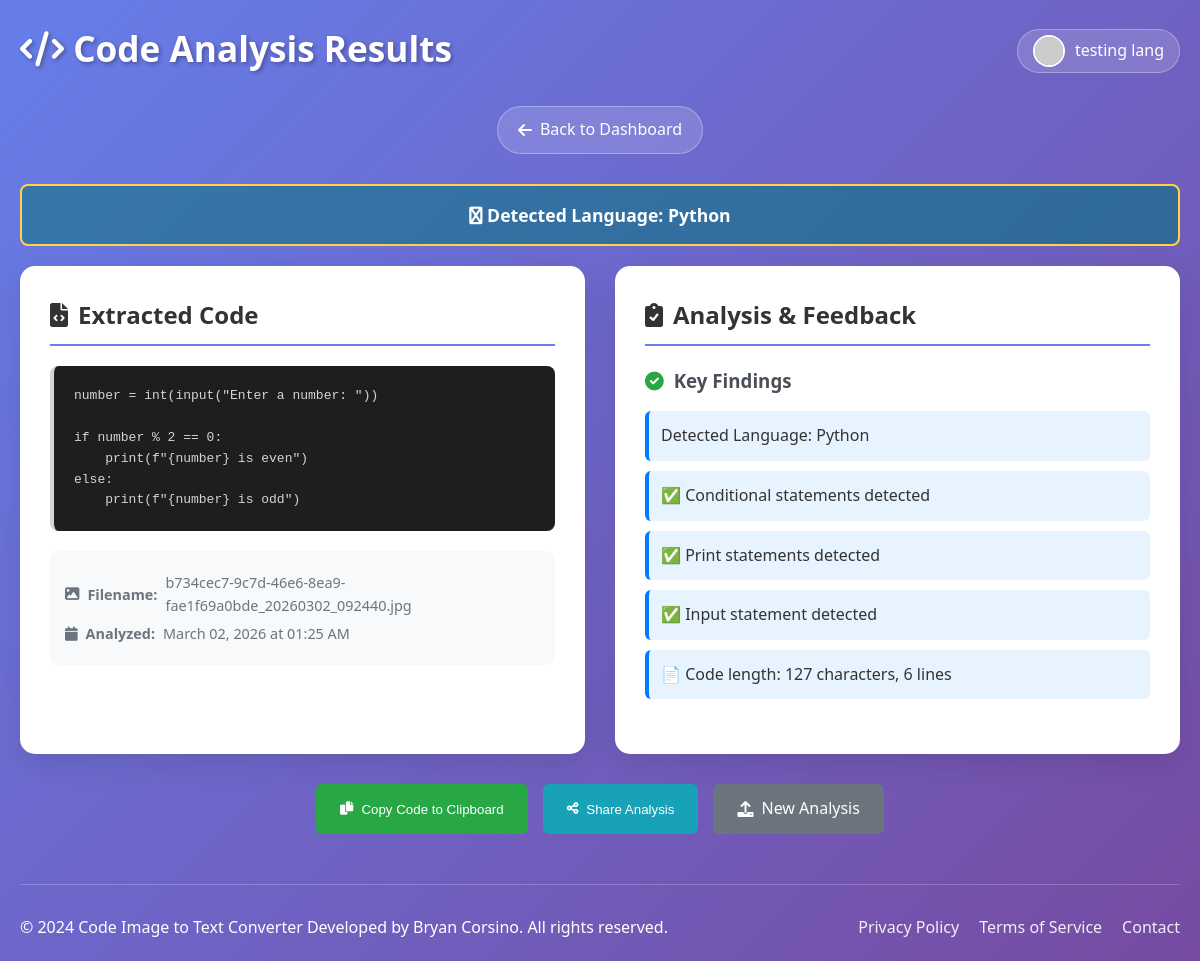
Page /analysis/19 (signed in) on the committed database.
### app.py (models this page shows, shortened)
class User(UserMixin, db.Model):
    id = db.Column(db.Integer, primary_key=True)
    google_id = db.Column(db.String(100), unique=True, nullable=True)
    email = db.Column(db.String(100), unique=True, nullable=False)
    username = db.Column(db.String(50), unique=True, nullable=True)
    password_hash = db.Column(db.String(200), nullable=True)
    name = db.Column(db.String(100))
    profile_pic = db.Column(db.String(200))
    auth_provider = db.Column(db.String(20), default='local')
    created_at = db.Column(db.DateTime, default=datetime.utcnow)
    last_login = db.Column(db.DateTime, default=datetime.utcnow)
    analyses = db.relationship('Analysis', backref='user', lazy=True, cascade='all, delete-orphan')

class Analysis(db.Model):
    id = db.Column(db.Integer, primary_key=True)
    user_id = db.Column(db.Integer, db.ForeignKey('user.id'), nullable=False)
    filename = db.Column(db.String(200))
    extracted_code = db.Column(db.Text)
    detected_language = db.Column(db.String(50))
    feedback = db.Column(db.Text)
    warnings = db.Column(db.Text)
    suggestions = db.Column(db.Text)
    share_token = db.Column(db.String(100), unique=True, nullable=True)
    is_public = db.Column(db.Boolean, default=False)
    created_at = db.Column(db.DateTime, default=datetime.utcnow)

### app.py (the view)
@app.route('/analysis/<int:analysis_id>')
@login_required
def view_analysis(analysis_id):
    analysis = Analysis.query.get_or_404(analysis_id)
    if analysis.user_id != current_user.id and not analysis.is_public:
        flash('You do not have permission to view this analysis.', 'error')
        return redirect(url_for('history'))
    feedback = json.loads(analysis.feedback) if analysis.feedback else []
    warnings = json.loads(analysis.warnings) if analysis.warnings else []
    suggestions = json.loads(analysis.suggestions) if analysis.suggestions else []
    return render_template('result.html',
                         analysis=analysis,
                         code=analysis.extracted_code,
                         feedback=feedback,
                         warnings=warnings,
                         suggestions=suggestions,
                         language=analysis.detected_language)

### app.py (called while the page is built)
@login_manager.user_loader
def load_user(user_id):
    return User.query.get(int(user_id))

### templates/result.html (shortened to what this page needs)
<!DOCTYPE html>
<html lang="en">
<head>
    <link rel="stylesheet" href="{{ url_for('static', filename='style.css') }}">
    <link rel="stylesheet" href="https://cdnjs.cloudflare.com/ajax/libs/font-awesome/6.0.0/css/all.min.css">
</head>
<body>
    <div class="container">
        <header>
            <div class="header-top">
                <h1><i class="fas fa-code"></i> Code Analysis Results</h1>
                <div class="user-menu">
                    {% if current_user.is_authenticated %}
                        <div class="user-info">
                            <img src="{{ current_user.profile_pic or 'https://ui-avatars.com/api/?name=' + current_user.username + '&size=32&background=667eea&color=fff' }}" alt="Profile" class="profile-pic">
                            <span class="user-name">{{ current_user.name or current_user.username }}</span>
                        </div>
                    {% else %}
                        <a href="{{ url_for('index') }}" class="back-btn">
                            <i class="fas fa-home"></i> Back to Home
                        </a>
                    {% endif %}
                </div>
            </div>
            <a href="{{ url_for('dashboard') }}" class="back-btn" style="margin-top: 10px;">
                <i class="fas fa-arrow-left"></i> Back to Dashboard
            </a>
        </header>
        <div class="language-banner {{ 'python' if language == 'Python' else 'dart' if language == 'Dart' else 'unknown' }}">
            <i class="fas fa-{% if language == 'Python' %}fab fa-python{% elif language == 'Dart' %}fas fa-code{% else %}fa-question{% endif %}"></i>
            <strong>Detected Language:</strong> {{ language }}
        </div>
        <div class="results-grid">
            <div class="result-section">
                <h2><i class="fas fa-file-code"></i> Extracted Code</h2>
                <div class="code-container language-{{ language.lower() }}">
                    <pre><code>{{ code if code else 'No code could be extracted from the image.' }}</code></pre>
                </div>
                {% if analysis and analysis.filename %}
                <div class="file-info">
                    <p><i class="fas fa-image"></i> <strong>Filename:</strong> {{ analysis.filename }}</p>
                    <p><i class="fas fa-calendar"></i> <strong>Analyzed:</strong> {{ analysis.created_at.strftime('%B %d, %Y at %I:%M %p') }}</p>
                </div>
                {% endif %}
            </div>
            <div class="analysis-section">
                <h2><i class="fas fa-clipboard-check"></i> Analysis & Feedback</h2>
                {% if feedback %}
                <div class="feedback-section">
                    <h3><i class="fas fa-check-circle" style="color: #28a745;"></i> Key Findings</h3>
                    {% for item in feedback %}
                        <div class="feedback-item">{{ item }}</div>
                    {% endfor %}
                </div>
                {% endif %}
            </div>
        </div>
        <div class="action-buttons">
            <button onclick="copyCode()" class="copy-btn">
                <i class="fas fa-copy"></i> Copy Code to Clipboard
            </button>
            {% if current_user.is_authenticated and analysis %}
            <button onclick="shareAnalysis({{ analysis.id }})" class="share-btn">
                <i class="fas fa-share-alt"></i> Share Analysis
            </button>
            {% endif %}
            <a href="{{ url_for('dashboard') }}" class="new-analysis-btn">
                <i class="fas fa-upload"></i> New Analysis
            </a>
        </div>
        <footer>
            <div class="footer-content">
                <p>&copy; 2024 Code Image to Text Converter Developed by Bryan Corsino. All rights reserved.</p>
                <div class="footer-links">
                    <a href="#">Privacy Policy</a>
                    <a href="#">Terms of Service</a>
                    <a href="#">Contact</a>
                </div>
            </div>
        </footer>
    </div>
</body>
</html>

### static/style.css (style rules this page uses)
* { margin: 0; padding: 0; box-sizing: border-box; }
body { font-family: 'Segoe UI', Tahoma, Geneva, Verdana, sans-serif; line-height: 1.6; color: #333; background: linear-gradient(135deg, #667eea 0%, #764ba2 100%); min-height: 100vh; }
.container { max-width: 1200px; margin: 0 auto; padding: 20px; }
header { text-align: center; margin-bottom: 30px; color: white; }
.header-top { display: flex; justify-content: space-between; align-items: center; margin-bottom: 15px; flex-wrap: wrap; }
header h1 { font-size: 2.2rem; margin-bottom: 5px; text-shadow: 2px 2px 4px rgba(0,0,0,0.3); }
.user-menu { display: flex; align-items: center; gap: 10px; }
.user-info { position: relative; display: flex; align-items: center; cursor: pointer; padding: 5px 15px; border-radius: 30px; background: rgba(255, 255, 255, 0.15); transition: all 0.3s ease; border: 1px solid rgba(255, 255, 255, 0.3); }
.profile-pic { width: 32px; height: 32px; border-radius: 50%; margin-right: 10px; border: 2px solid white; }
.user-name { color: white; font-weight: 500; }
.back-btn { display: inline-flex; align-items: center; gap: 8px; color: white; text-decoration: none; padding: 10px 20px; background: rgba(255, 255, 255, 0.15); border-radius: 25px; transition: all 0.3s ease; border: 1px solid rgba(255, 255, 255, 0.3); }
.results-grid { display: grid; grid-template-columns: 1fr 1fr; gap: 30px; margin-bottom: 30px; }
.result-section, .analysis-section { background: white; padding: 30px; border-radius: 15px; box-shadow: 0 10px 30px rgba(0,0,0,0.1); }
.result-section h2, .analysis-section h2 { margin-bottom: 20px; color: #333; border-bottom: 2px solid #667eea; padding-bottom: 10px; display: flex; align-items: center; gap: 10px; }
.code-container { background: #1e1e1e; color: #d4d4d4; padding: 20px; border-radius: 8px; overflow-x: auto; font-family: 'Consolas', 'Monaco', monospace; max-height: 400px; overflow-y: auto; border-left: 4px solid; }
.feedback-section, .warnings-section, .suggestions-section { margin-bottom: 25px; }
.feedback-section h3, .warnings-section h3, .suggestions-section h3 { margin-bottom: 15px; color: #495057; display: flex; align-items: center; gap: 10px; }
.feedback-item, .warning-item, .suggestion-item { padding: 12px; margin-bottom: 10px; border-radius: 6px; border-left: 4px solid; }
.feedback-item { background: #e7f3ff; border-left-color: #007bff; }
.action-buttons { display: flex; gap: 15px; justify-content: center; flex-wrap: wrap; margin-top: 30px; }
.copy-btn, .new-analysis-btn, .share-btn { padding: 12px 24px; border: none; border-radius: 6px; text-decoration: none; font-weight: 500; cursor: pointer; transition: all 0.3s ease; display: inline-flex; align-items: center; gap: 8px; }
.copy-btn { background: #28a745; color: white; }
.new-analysis-btn { background: #6c757d; color: white; }
.share-btn { background: #17a2b8; color: white; }
.language-banner { padding: 15px; border-radius: 8px; margin-bottom: 20px; text-align: center; font-size: 1.1rem; font-weight: bold; color: white; }
.language-banner.python { background: linear-gradient(135deg, #3776ab, #306998); border: 2px solid #ffd343; }
footer { margin-top: 50px; padding-top: 30px; border-top: 1px solid rgba(255, 255, 255, 0.2); }
.footer-content { display: flex; justify-content: space-between; align-items: center; color: white; flex-wrap: wrap; gap: 20px; }
.footer-links { display: flex; gap: 20px; }
.footer-links a { color: white; text-decoration: none; opacity: 0.9; transition: opacity 0.3s ease; }

### templates/result.html (style rules this page uses)
.file-info { margin-top: 20px; padding: 15px; background: #f8f9fa; border-radius: 8px; font-size: 0.9rem; color: #6c757d; }
.file-info p { margin: 5px 0; display: flex; align-items: center; gap: 8px; }

### rows in the picture
User: name "testing lang"
Analysis: detected_language "Python", extracted_code "number = int(input(\"Enter a number: \")) if number % 2 == 0: print(f\"{number} is even\") else: print(f\"{number} is odd\")", filename "b734cec7-9c7d-46e6-8ea9-fae1f69a0bde_20260302_092440.jpg", created_at "March 02, 2026 at 01:25 AM"

### other values in the picture
{{ item }} "Detected Language: Python" "✅ Conditional statements detected" "✅ Print statements detected" "✅ Input statement detected" "📄 Code length: 127 characters, 6 lines"
